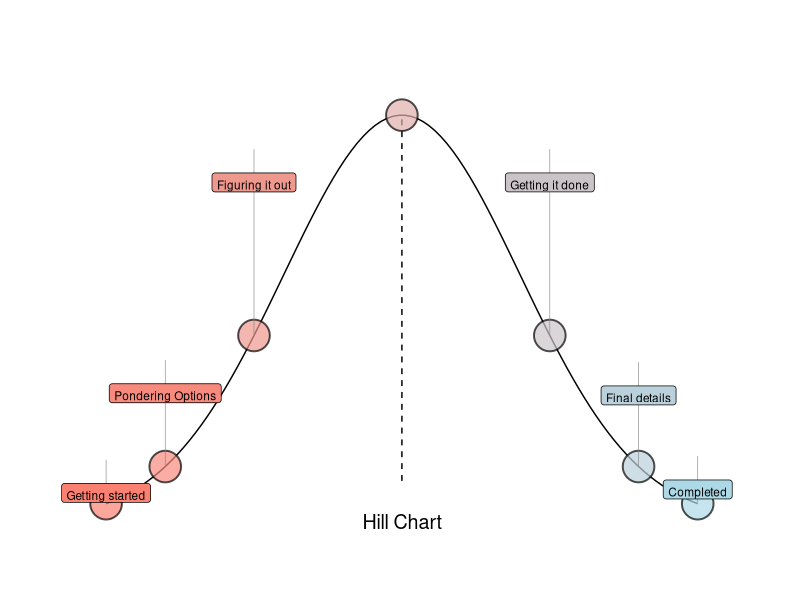

Generate this figure with R:
library(ggplot2)
library(ggrepel)
library(RColorBrewer)


### Get User input
u <- 50
sd <- 20
base <-
  data.frame(x = seq(0, 100, length = 100),
             y = dnorm(seq(0, 100, length = 100), mean = u, sd = sd))

### Example data frame
tasks <-
  data.frame(
    Task = c(
      "Getting started",
      "Pondering Options",
      "Figuring it out",
      "Ready to roll",
      "Getting it done",
      "Final details",
      "Completed"
    ),
    Levels = c(0, 10, 25, 50, 75, 90, 100)
  )
tasks$Position <- dnorm(tasks$Levels, mean = u, sd = sd)
base <-
  data.frame(x = seq(0, 100, length = 100),
             y = dnorm(seq(0, 100, length = 100), mean = u, sd = sd))

### Set up the plot
ggplot(data = NULL, aes()) +
  
  #Cosmetics
  scale_fill_gradient(
    low = "salmon",
    high = "lightblue",
    space = "Lab",
    na.value = "grey50",
    guide = "colourbar",
    aesthetics = "fill"
  ) +
  scale_x_continuous(limits = c(-10, 110)) +
  scale_y_continuous(limits = c(-max(base$y)*0.1, max(base$y * 1.2))) +
  theme_minimal() +
  theme(
    axis.text.x = element_blank(),
    axis.text.y = element_blank(),
    axis.title.x = element_blank(),
    axis.title.y = element_blank(),
    panel.grid.major = element_blank(),
    panel.grid.minor = element_blank()
  ) +
  annotate(
    geom = "text",
    y = 0,
    x = 50,
    label = "Hill Chart",
    size = 5
  ) +
  annotate(
    geom = "segment",
    y = 0.1 * max(base$y),
    yend = max(base$y),
    x = 50,
    xend = 50,
    linetype = 2,
    lwd = 0.5
  ) +
  
  
  
  #Add hill line
  geom_line(data = base, aes(x, y)) +
  
  #Add points
  geom_point(
    data = tasks,
    aes(
      x = tasks$Levels,
      y = tasks$Position,
      color = tasks$Levels,
      fill = tasks$Levels
    ),
    size = 10,
    show.legend = FALSE,
    alpha = 0.7,
    shape = 21,
    color = "black",
    stroke = 1
  ) +
  #Add labels
  geom_label_repel(
    data = tasks,
    aes(
      x = tasks$Levels,
      y = tasks$Position,
      label = tasks$Task,
      color = tasks$Levels,
      fill = tasks$Levels
    ),
    show.legend = FALSE,
    force = 10,
    direction = "y",
    vjust = 0,
    hjust = 0.5,
    size = 3,
    box.padding = 2,
    segment.color = "grey50",
    segment.size = 0.2,
    color = "black",
    nudge_y = tasks$Position * 1,
    ylim = c(tasks$Position, tasks$Position * 1.3)
  )
